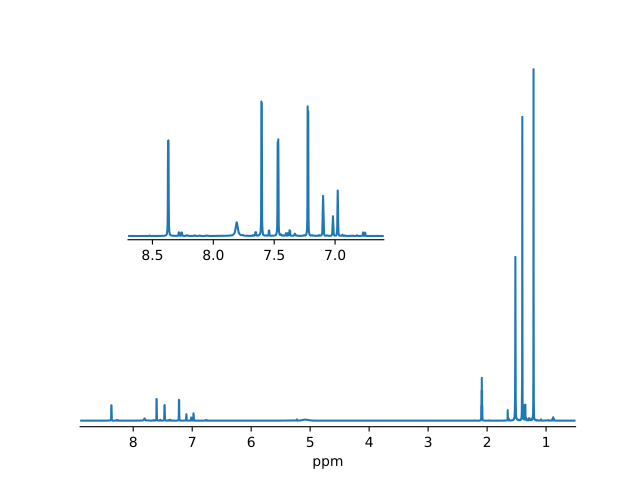

Generate this figure with Python:
import numpy as np
import matplotlib.pylab as plt

data_file = open('nmr_data.txt')

intensity = []

for line in data_file:
    if 'LEFT' in line:
        sp = line.split()
        left = float(sp[3])
        right = float(sp[-2])

    elif 'SIZE' in line:
        sp = line.split()
        size = int(sp[3])

    elif line[0] == '#': 
        continue

    else: 
        intensity.append( line )

ppm = np.linspace(left, right, size)
intensity = np.array(intensity, dtype=float)

# Create a new plot
plt.figure() 

# This is going to use Matplotlib's object-oriented approach to plotting,
# which is much more powerful, but also more difficult, than the pyplot
# approach. This method allows us to shut off some of the lines around the
# outside of the plot. The Matplotlib documentation has lots of info on this
# subject. Start: http://matplotlib.org/users/artists.html
# However, running in IPython interactive mode can help a lot here so that you
# can inspect object attributes as the are being created. Many of the 'pyplot'
# functions are wrappers around the object oriented interface, so you can get
# a feel for this style by looking at the pyplot source code. In IPython, you
# can follow the name of a function with two question marks (??) to get the
# source for that function.

# Create axes (box for plotting), which is a subset of the figure
ax1 = plt.axes() 
ax1.plot(ppm, intensity, '-')

# Spines are the axes boundries. Shut them off at certain locations.
for loc in ['left', 'right', 'top']:
    ax1.spines[loc].set_color('none')

# Turn off ticks where there is no spine
ax1.xaxis.set_ticks_position('bottom')
ax1.yaxis.set_ticks_position('none')

# Turn off y tick labels, must use an empty list to force no labels
ax1.set_yticks( [] )

# A lot of the OO commands start with set/get
ax1.set_xlim(8.9, 0.5)
ax1.set_ylim(-1.0e6, 6e7)
ax1.set_xlabel('ppm')

# Let's make an inset to this figure as well
ax2 = plt.axes([0.2, 0.5, 0.4, 0.4])
ax2.plot(ppm, intensity, '-')

# This stuff is the same as above, but only for the second axes
# Because this is exactly the same as above, it would have been better to
# rewrite this as a function, so that we don't have to make multiple changes
# to the same code later.
for loc in ['left', 'right', 'top']:
    ax2.spines[loc].set_color('none')
ax2.xaxis.set_ticks_position('bottom')
ax2.yaxis.set_ticks_position('none')
ax2.set_yticks( [] )
ax2.set_xlim(8.7, 6.6)
ax2.set_ylim(-1.0e5, 0.5e7)

plt.show()
